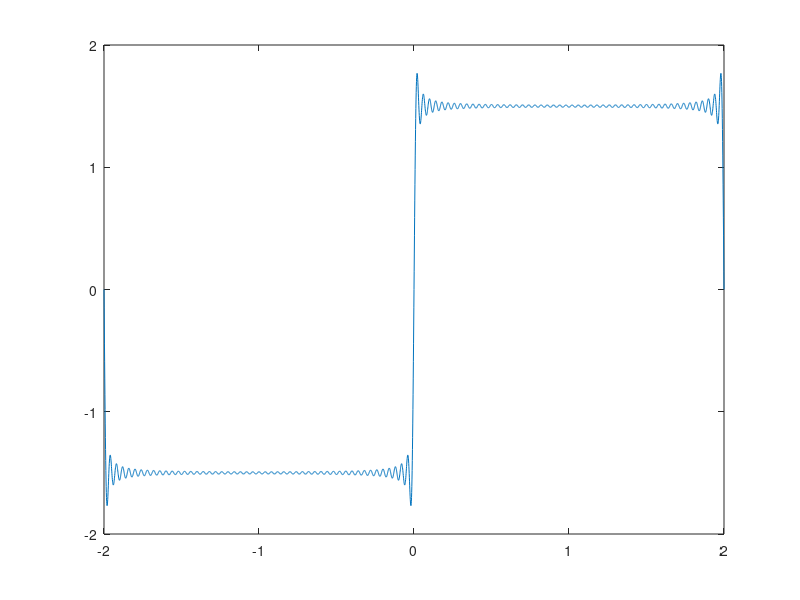

The MATLAB script that drew this image:
clear;clc;
x = -2:.001:2;

for idx = 1:100
    y = (3/(pi*idx))*(1-(-1)^idx)*sin(pi*idx.*x/2);
    if idx == 1
        sum =  y;
    else
        sum = sum + y;
    end
end
xlabel('x')
ylabel('y')
title('siusoid plot added 100 times')
plot(x,sum);
